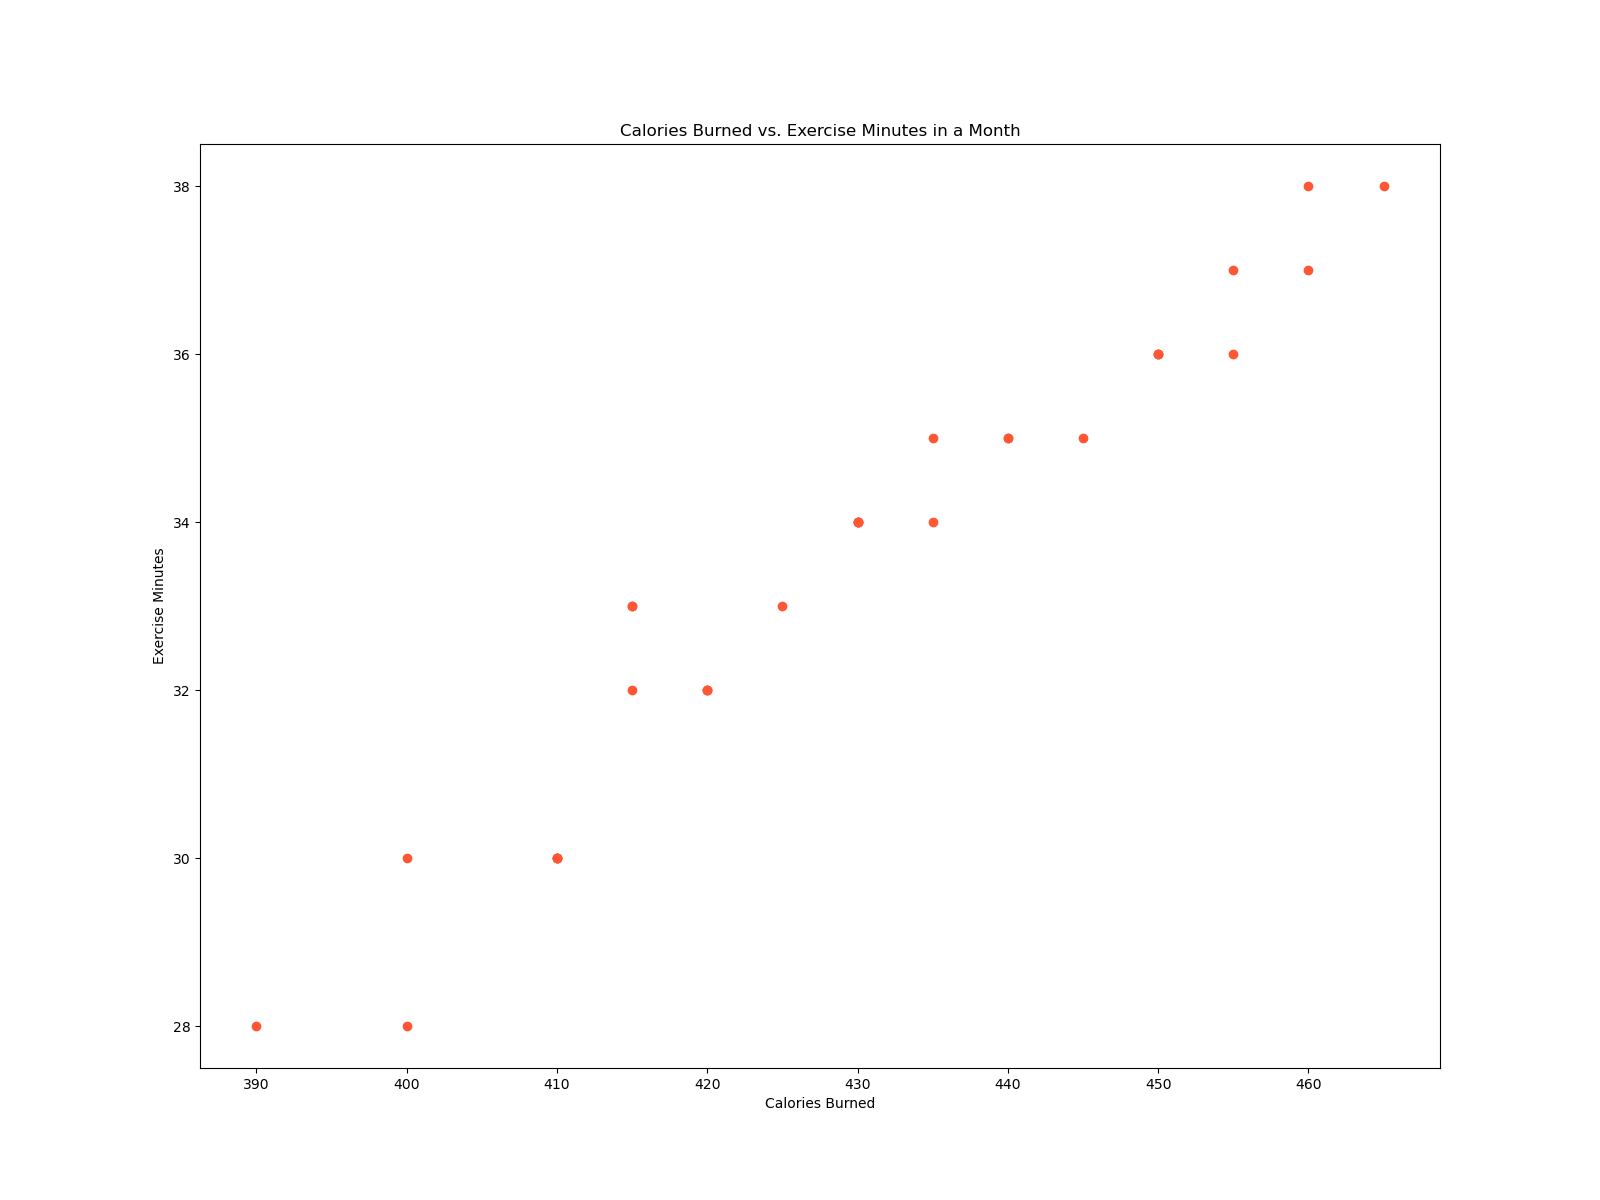

Write Python code to recreate this figure.

import matplotlib.pyplot as plt

days = [1, 2, 3, 4, 5, 6, 7, 8, 9, 10, 11, 12, 13, 14, 15, 16, 17, 18, 19, 20, 21, 22, 23, 24, 25, 26, 27, 28, 29, 30, 31]
calories_burned = [400, 420, 390, 440, 415, 410, 430, 450, 420, 410, 455, 430, 415, 435, 460, 410, 450, 425, 440, 415, 430, 445, 460, 455, 420, 410, 435, 400, 450, 465, 430]
exercise_minutes = [30, 32, 28, 35, 33, 30, 34, 36, 32, 30, 37, 34, 33, 35, 38, 30, 36, 33, 35, 32, 34, 35, 37, 36, 32, 30, 34, 28, 36, 38, 34]

plt.figure(figsize=(16, 12))
plt.scatter(calories_burned, exercise_minutes, color='#FF5733')
plt.xlabel('Calories Burned')
plt.ylabel('Exercise Minutes')
plt.title('Calories Burned vs. Exercise Minutes in a Month')
plt.show()
